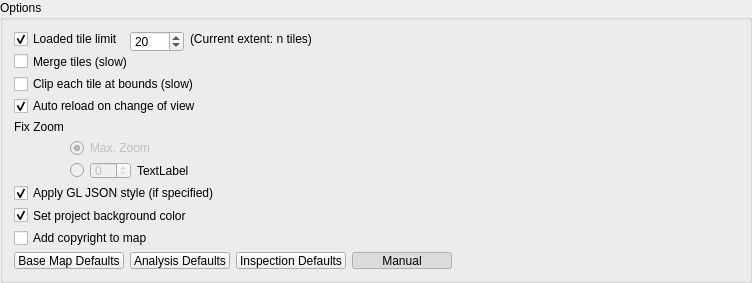
<?xml version="1.0" encoding="UTF-8"?>
<ui version="4.0">
 <class>OptionsGroup</class>
 <widget class="QGroupBox" name="OptionsGroup">
  <property name="geometry">
   <rect>
    <x>0</x>
    <y>0</y>
    <width>752</width>
    <height>283</height>
   </rect>
  </property>
  <property name="sizePolicy">
   <sizepolicy hsizetype="Minimum" vsizetype="Minimum">
    <horstretch>0</horstretch>
    <verstretch>0</verstretch>
   </sizepolicy>
  </property>
  <property name="minimumSize">
   <size>
    <width>0</width>
    <height>249</height>
   </size>
  </property>
  <property name="windowTitle">
   <string>Options</string>
  </property>
  <property name="title">
   <string>Options</string>
  </property>
  <layout class="QGridLayout" name="gridLayout">
   <item row="9" column="0" colspan="2">
    <widget class="QCheckBox" name="chkApplyStyles">
     <property name="toolTip">
      <string>Apply a build-in, predefined QGIS style made for OpenMapTiles (instead of random QGIS default style)</string>
     </property>
     <property name="text">
      <string>Apply GL JSON style (if specified)</string>
     </property>
     <property name="checked">
      <bool>true</bool>
     </property>
    </widget>
   </item>
   <item row="3" column="0" colspan="2">
    <widget class="QCheckBox" name="chkClipTiles">
     <property name="text">
      <string>Clip each tile at bounds (slow)</string>
     </property>
    </widget>
   </item>
   <item row="2" column="0" colspan="2">
    <widget class="QCheckBox" name="chkMergeTiles">
     <property name="text">
      <string>Merge tiles (slow)</string>
     </property>
     <property name="checked">
      <bool>false</bool>
     </property>
    </widget>
   </item>
   <item row="6" column="1">
    <widget class="QRadioButton" name="rbZoomMax">
     <property name="enabled">
      <bool>false</bool>
     </property>
     <property name="text">
      <string>Max. Zoom</string>
     </property>
     <property name="checked">
      <bool>true</bool>
     </property>
     <attribute name="buttonGroup">
      <string notr="true">buttonGroup</string>
     </attribute>
    </widget>
   </item>
   <item row="10" column="0" colspan="2">
    <widget class="QCheckBox" name="chkSetBackgroundColor">
     <property name="text">
      <string>Set project background color</string>
     </property>
     <property name="checked">
      <bool>true</bool>
     </property>
    </widget>
   </item>
   <item row="7" column="1">
    <layout class="QHBoxLayout" name="horizontalLayout">
     <item>
      <widget class="QRadioButton" name="rbZoomManual">
       <property name="enabled">
        <bool>false</bool>
       </property>
       <property name="text">
        <string/>
       </property>
       <attribute name="buttonGroup">
        <string notr="true">buttonGroup</string>
       </attribute>
      </widget>
     </item>
     <item alignment="Qt::AlignLeft">
      <widget class="QSpinBox" name="zoomSpin">
       <property name="enabled">
        <bool>false</bool>
       </property>
       <property name="maximumSize">
        <size>
         <width>70</width>
         <height>16777215</height>
        </size>
       </property>
      </widget>
     </item>
     <item>
      <widget class="QLabel" name="lblZoomRange">
       <property name="text">
        <string>TextLabel</string>
       </property>
      </widget>
     </item>
     <item>
      <spacer name="horizontalSpacer">
       <property name="orientation">
        <enum>Qt::Horizontal</enum>
       </property>
       <property name="sizeHint" stdset="0">
        <size>
         <width>40</width>
         <height>20</height>
        </size>
       </property>
      </spacer>
     </item>
    </layout>
   </item>
   <item row="1" column="0" colspan="2">
    <layout class="QGridLayout" name="gridLayout_5" columnstretch="0,0,0,0">
     <property name="horizontalSpacing">
      <number>6</number>
     </property>
     <item row="1" column="3">
      <spacer name="horizontalSpacer_3">
       <property name="orientation">
        <enum>Qt::Horizontal</enum>
       </property>
       <property name="sizeHint" stdset="0">
        <size>
         <width>40</width>
         <height>20</height>
        </size>
       </property>
      </spacer>
     </item>
     <item row="1" column="0">
      <widget class="QCheckBox" name="chkLimitNrOfTiles">
       <property name="toolTip">
        <string>&lt;html&gt;&lt;head/&gt;&lt;body&gt;&lt;p&gt;If this option is enabled, only the specified number of tiles will be loaded from the selected source. &lt;/p&gt;&lt;p&gt;Cached tiles are not affected by this limit. Therefore, there may be more tiles visible when loading is complete.&lt;/p&gt;&lt;/body&gt;&lt;/html&gt;</string>
       </property>
       <property name="text">
        <string>Loaded tile limit</string>
       </property>
       <property name="checked">
        <bool>true</bool>
       </property>
      </widget>
     </item>
     <item row="1" column="1" alignment="Qt::AlignLeft|Qt::AlignVCenter">
      <widget class="QSpinBox" name="spinNrOfLoadedTiles">
       <property name="enabled">
        <bool>true</bool>
       </property>
       <property name="minimumSize">
        <size>
         <width>0</width>
         <height>21</height>
        </size>
       </property>
       <property name="minimum">
        <number>1</number>
       </property>
       <property name="maximum">
        <number>9999</number>
       </property>
       <property name="value">
        <number>20</number>
       </property>
      </widget>
     </item>
     <item row="1" column="2">
      <widget class="QLabel" name="lblNumberTilesInCurrentExtent">
       <property name="text">
        <string>(Current extent: n tiles)</string>
       </property>
      </widget>
     </item>
    </layout>
   </item>
   <item row="12" column="0" colspan="2">
    <layout class="QHBoxLayout" name="horizontalLayout_2">
     <item>
      <widget class="QPushButton" name="btnResetToBasemapDefaults">
       <property name="minimumSize">
        <size>
         <width>100</width>
         <height>0</height>
        </size>
       </property>
       <property name="text">
        <string>Base Map Defaults</string>
       </property>
       <property name="checkable">
        <bool>true</bool>
       </property>
       <property name="checked">
        <bool>false</bool>
       </property>
       <property name="autoExclusive">
        <bool>true</bool>
       </property>
      </widget>
     </item>
     <item>
      <widget class="QPushButton" name="btnResetToAnalysisDefaults">
       <property name="minimumSize">
        <size>
         <width>100</width>
         <height>0</height>
        </size>
       </property>
       <property name="text">
        <string>Analysis Defaults</string>
       </property>
       <property name="checkable">
        <bool>true</bool>
       </property>
       <property name="autoExclusive">
        <bool>true</bool>
       </property>
      </widget>
     </item>
     <item>
      <widget class="QPushButton" name="btnResetToInspectionDefaults">
       <property name="minimumSize">
        <size>
         <width>100</width>
         <height>0</height>
        </size>
       </property>
       <property name="text">
        <string>Inspection Defaults</string>
       </property>
       <property name="checkable">
        <bool>true</bool>
       </property>
       <property name="autoExclusive">
        <bool>true</bool>
       </property>
      </widget>
     </item>
     <item>
      <widget class="QPushButton" name="btnManualSettings">
       <property name="minimumSize">
        <size>
         <width>100</width>
         <height>0</height>
        </size>
       </property>
       <property name="text">
        <string>Manual</string>
       </property>
       <property name="checkable">
        <bool>true</bool>
       </property>
       <property name="checked">
        <bool>true</bool>
       </property>
       <property name="autoExclusive">
        <bool>true</bool>
       </property>
      </widget>
     </item>
     <item>
      <spacer name="horizontalSpacer_2">
       <property name="orientation">
        <enum>Qt::Horizontal</enum>
       </property>
       <property name="sizeHint" stdset="0">
        <size>
         <width>40</width>
         <height>20</height>
        </size>
       </property>
      </spacer>
     </item>
    </layout>
   </item>
   <item row="5" column="0">
    <widget class="QLabel" name="label_5">
     <property name="maximumSize">
      <size>
       <width>16777215</width>
       <height>20</height>
      </size>
     </property>
     <property name="text">
      <string>Fix Zoom</string>
     </property>
    </widget>
   </item>
   <item row="4" column="0" colspan="2">
    <widget class="QCheckBox" name="chkAutoZoom">
     <property name="text">
      <string>Auto reload on change of view</string>
     </property>
     <property name="checked">
      <bool>true</bool>
     </property>
    </widget>
   </item>
   <item row="11" column="0" colspan="2">
    <widget class="QCheckBox" name="chkAddCopyright">
     <property name="text">
      <string>Add copyright to map</string>
     </property>
    </widget>
   </item>
  </layout>
 </widget>
 <tabstops>
  <tabstop>chkLimitNrOfTiles</tabstop>
  <tabstop>spinNrOfLoadedTiles</tabstop>
  <tabstop>chkMergeTiles</tabstop>
  <tabstop>chkClipTiles</tabstop>
  <tabstop>rbZoomMax</tabstop>
  <tabstop>rbZoomManual</tabstop>
  <tabstop>zoomSpin</tabstop>
  <tabstop>chkApplyStyles</tabstop>
  <tabstop>btnResetToBasemapDefaults</tabstop>
  <tabstop>btnResetToAnalysisDefaults</tabstop>
  <tabstop>btnResetToInspectionDefaults</tabstop>
 </tabstops>
 <resources/>
 <connections/>
 <buttongroups>
  <buttongroup name="buttonGroup"/>
 </buttongroups>
</ui>
